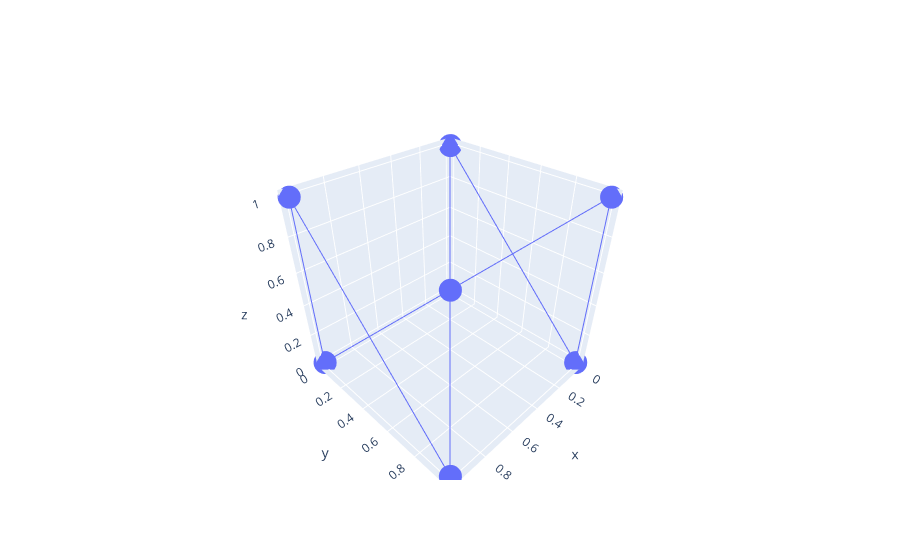

Here is the notebook cell this chart was saved with:
### Code cell
fig = go.Figure(go.Scatter3d(x=P[:,0],y=P[:,1],z=P[:,2]))
fig.show()

### Figure 1 — Plotly figure (JSON) as saved in the notebook; plotly's stock layout.template omitted (floating-point values rounded to 4 significant figures)
{"data": [{"type": "scatter3d", "x": [1, 1, 1, 1, 1, 1, 1, 1, 0, 0, 0, 0, 0, 0, 0, 0], "y": [1, 1, 1, 1, 0, 0, 0, 0, 1, 1, 1, 1, 0, 0, 0, 0], "z": [1, 1, 0, 0, 1, 1, 0, 0, 1, 1, 0, 0, 1, 1, 0, 0]}], "layout": {}}
